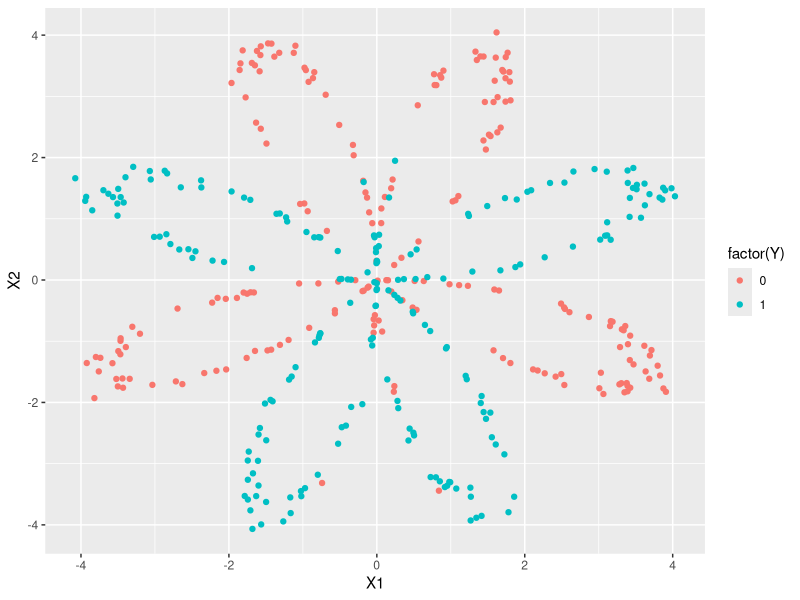
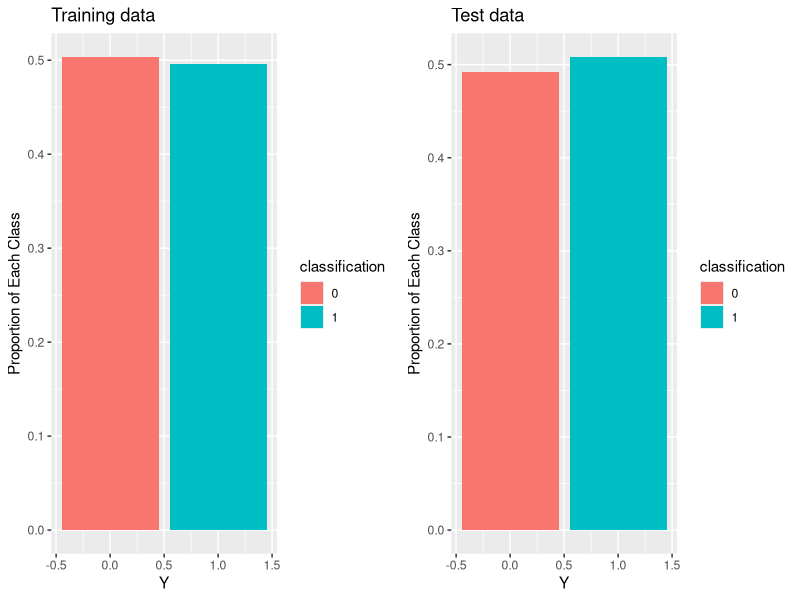
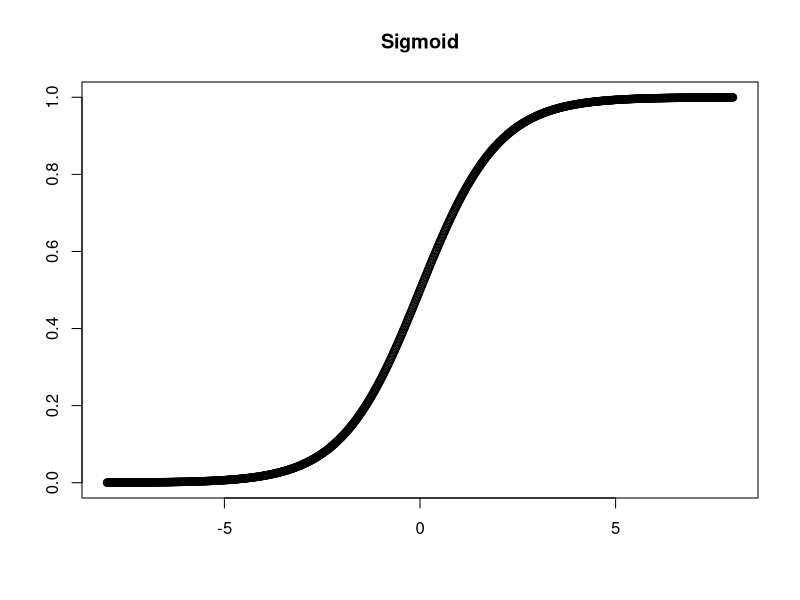
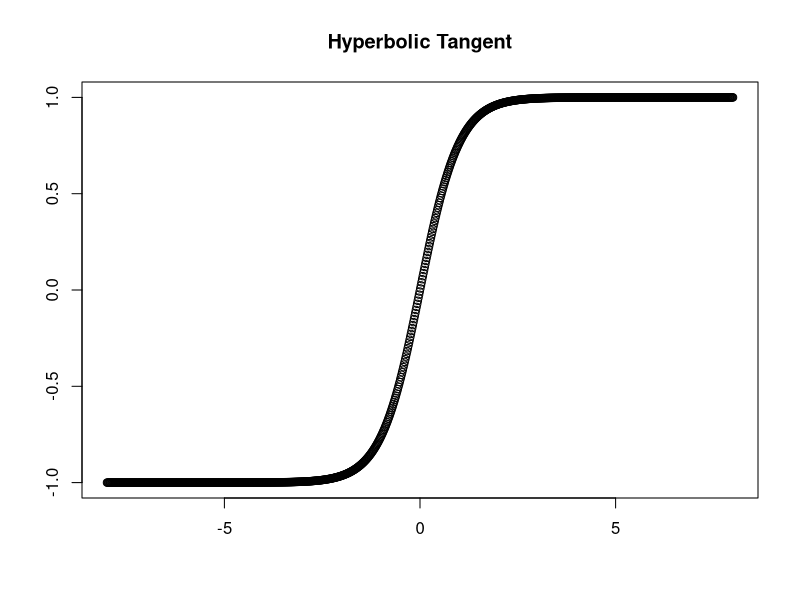
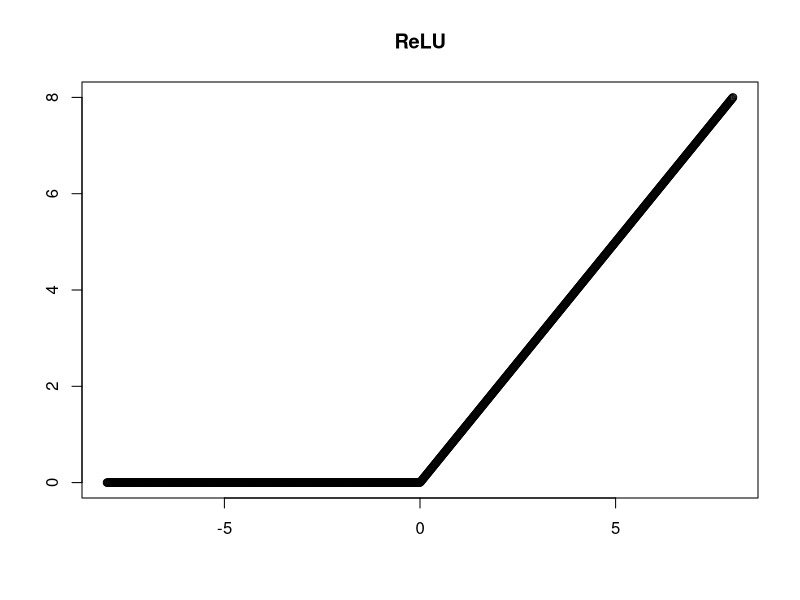
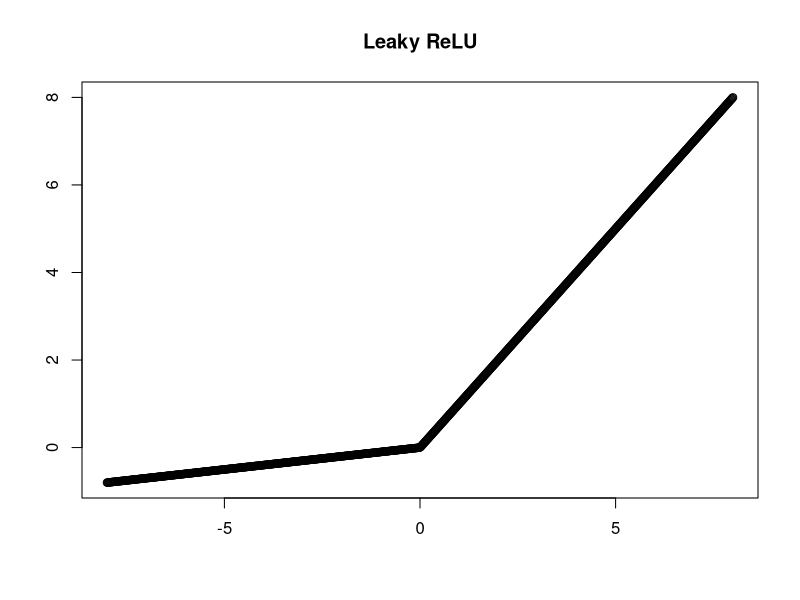

Recreate these plots in R, in order.
## ---- chunk 1
knitr::opts_chunk$set(echo = TRUE, fig.path = 'BabyNeuralNet_files/')
library(tidyverse)
library(gridExtra)
## ---- chunk 2
planar_dataset <- function(){   #code to manually replicate the planar data set (run lines 6-34 together)
  set.seed(1)
  m <- 400
  N <- m/2
  D <- 2
  X <- matrix(0, nrow = m, ncol = D)
  Y <- matrix(0, nrow = m, ncol = 1)
  a <- 4
  
  for(j in 0:1){
    ix <- seq((N*j)+1, N*(j+1))
    t <- seq(j*3.12,(j+1)*3.12,length.out = N) + rnorm(N, sd = 0.2)
    r <- a*sin(4*t) + rnorm(N, sd = 0.2)
    X[ix,1] <- r*sin(t)
    X[ix,2] <- r*cos(t)
    Y[ix,] <- j
  }
  
  d <- as.data.frame(cbind(X, Y))
  names(d) <- c('X1','X2','Y')
  d
}


df <- planar_dataset()


ggplot(df, aes(x = X1, y = X2, color = factor(Y))) +
  geom_point()
## ---- chunk 3
set.seed(69)

df <- df[sample(nrow(df)), ]  #shuffle the data
head(df)

train_test_split <- 0.7 * nrow(df)  #70% of data into our train set and the remaining 30% in our test set

train <- df[1:train_test_split,]  #extracting first (shuffled) 70% of rows into a dataset
head(train)

test <- df[(train_test_split+1): nrow(df),] #extracting remaining (shuffled) 20% of rows into test datset
head(test)
## ---- chunk 4
#plots and numeric proportions of classes to assess for severe imbalance
#for train:
trainplot <- ggplot(train, aes(x = Y, fill = factor(Y))) +
  geom_bar(aes(y = (..count..)/sum(..count..)))

fortrain <- round(prop.table(table(train$Y)), 3) 

#for test:
testplot <- ggplot(test, aes(x = Y, fill = factor(Y))) +
  geom_bar(aes(y = (..count..)/sum(..count..)))

fortest <- round(prop.table(table(test$Y)), 3)

grid.arrange(trainplot + labs(title = "Training data", fill="classification", y = "Proportion of Each Class"), testplot  + labs(title = "Test data", fill="classification", y = "Proportion of Each Class"), ncol = 2)
## ---- chunk 5
#standardizing the data
##note that we are standardizing the input values, not the output (Y) values

train_x <- scale(train[, c(1:2)])   #standardize all rows in the second two columns (X1 and X2)
train_y <- train$Y
dim(train_y) <- c(length(train_y), 1) # add extra dimension to vector

test_x <- scale(test[, c(1:2)])
test_y <- test$Y
dim(test_y) <- c(length(test_y), 1) # add extra dimension to vector
## ---- chunk 6
#converting dataframes to matrices, and taking the transpose, for matrix multiplications
train_x <- as.matrix(train_x, byrow=TRUE)
train_x <- t(train_x)                     #transpose
train_y <- as.matrix(train_y, byrow=TRUE)
train_y <- t(train_y)

test_x <- as.matrix(test_x, byrow=TRUE)
test_x <- t(test_x)
test_y <- as.matrix(test_y, byrow=TRUE)
test_y <- t(test_y)


#shapes of matrices (to confirm with HTML reference page)
dim(train_x)
dim(train_y)
dim(test_x)
dim(test_y)
## ---- chunk 7
LayerSize <- function(x, y, hidden, train=TRUE) {
  n_x <- dim(x)[1]  #returns the value of 2 based on the dimensions (train_x is (2*280))
  n_h <- hidden     # number of neurons in the hidden layer
  n_y <- dim(y)[1]  #returns the value of 1 (train_y is (1*280))
  
  size <- list("Input layer size" = n_x,
               "Hidden layer size" = n_h,
               "Output layer size" = n_y)
  
  return(size)
}
layer_size <- LayerSize(train_x, train_y, hidden = 4)
layer_size #returns a list of each layers' sizes
## ---- chunk 8
initializeParameters <- function(X, layer_sizes){

  m <- dim(data.matrix(X))[1]
  
  n_x <- layer_sizes[[1]]
  n_h <- layer_sizes[[2]]
  n_y <- layer_sizes[[3]]
  
  W1 <- matrix(runif(n_h * n_x), nrow = n_h, ncol = n_x, byrow = TRUE) * 0.01
  b1 <- matrix(rep(0, n_h), nrow = n_h)
  W2 <- matrix(runif(n_y * n_h), nrow = n_y, ncol = n_h, byrow = TRUE) * 0.01
  b2 <- matrix(rep(0, n_y), nrow = n_y)
  
  params <- list("Initial weights layer 1 (W1)" = W1,
                 "Initial biases layer 1 (b1)" = b1, 
                 "Initial weights hidden layer (W2)" = W2,
                 "Initial biases hidden layer (b2)" = b2)
  
  return (params)
}

init_params <- initializeParameters(train_x, layer_size)
lapply(init_params, function(x) dim(x))
## ---- chunk 9
#creating and plotting the sigmoid function
sigmoid <- function(x){
  return(1 / (1 + exp(-x)))
}

relu <- function(x){
  ifelse (x<0,0,x) 
}

lrelu <- function(x){
  ifelse (x<0,0.1*x,x) 
}

f <- seq(-8,8, length=1000)

plot(f,sigmoid(f), main="Sigmoid", xlab = " ", ylab = " ")
plot(f,tanh(f), main="Hyperbolic Tangent", xlab = " ", ylab = " ")
plot(f,relu(f), main="ReLU", xlab = " ", ylab = " ")
plot(f,lrelu(f), main="Leaky ReLU", xlab = " ", ylab = " ")
## ---- chunk 10
forward <- function(X, params, layer_sizes){
#function of the input matrix (X), the list of parameters, and the list of layer sizes
  
  m <- dim(X)[2]  #second dimension of shape x (280)
  n_h <- layer_sizes[[2]]
  n_y <- layer_sizes[[3]]
  
  W1 <- params[[1]]
  b1 <- params[[2]]
  W2 <- params[[3]]
  b2 <- params[[4]]
  
  b1_new <- matrix(rep(b1, m), nrow = n_h)  #repeat b1 to be able to add the bias to each component of the matrix                                               multiplication step (weight*input)
  b2_new <- matrix(rep(b2, m), nrow = n_y)  #repeat b1 to be able to add the bias to each component of the matrix                                               multiplication step (weight*hidden)
  
  Z1 <- W1 %*% X + b1_new  #(input to hidden) matrix multiplication of weight and input matrix
  A1 <- sigmoid(Z1) #activation function for the previous line
  Z2 <- W2 %*% A1 + b2_new #(hidden to output) matrix multiplication of weights and hidden layer matrix
  A2 <- sigmoid(Z2) #activation function for the previous line

  
  cache <- list("Z1" = Z1,
                "A1" = A1, 
                "Z2" = Z2,
                "A2" = A2)
  
  return (cache)
}

#matrix multiplications explained:
# W1 %*% X dimensions: (4,2)*(2,320) = (4,320)
# W2 %*% A1 dimensions: (1,4)*(4,320) = (1,320)
#biases are repeated so to be added to each component of the respective matrix

fwd_prop <- forward(train_x, init_params, layer_size)
lapply(fwd_prop, function(x) dim(x))
## ---- chunk 11
costComp <- function(X, y, cache) {
  m <- dim(X)[2]
  A2 <- cache[[4]]  #y-hat
  logprobs <- (log(A2) * y) + (log(1-A2) * (1-y))
  cost <- -sum(logprobs/m)
  return (cost)
}
cost <- costComp(train_x, train_y, fwd_prop)
cost
## ---- chunk 12
dxsigmoid <- function(x) {
  (1/(1+exp(-x))) * (1 - (1/(1+exp(-x))))
}

#not correct derivative below; used for testing stuff
#dxsigmoid <- function(x) {
#  x * (1.0 - x)
#}
####

backp <- function(x, y, cache, params,layer_sizes){

  A2 <- cache[[4]]
  A1 <- cache[[2]]
  Z2 <- cache[[3]]
  W2 <- params[[3]]
  Z1 <- cache[[1]]
  
    m <- dim(x)[2]
  
  n_x <- layer_sizes[[1]]
  n_h <- layer_sizes[[2]]
  n_y <- layer_sizes[[3]]
  
  dW2 <- A1 %*% t(dxsigmoid(Z2) * 2*(A2-y)) #CRUCIAL INFO - look at matrix multipliers
  
  dW1 <- t(W2) %*% (dxsigmoid(Z2) * 2*(A2-y))
  dW1 <- dW1*dxsigmoid(Z1)
  dW1 <- dW1 %*% t(x)
  
  dB2 <- matrix(dxsigmoid(Z2) %*% t(2*(A2-y)), nrow = n_y)
#  dB2 <- matrix(rep(dB2, m), nrow = n_y) 
  
  dB1 <- matrix((W2 %*% dxsigmoid(Z1) %*% t(dxsigmoid(Z2) * 2*(A2-y))) , ncol = n_h)
#  dB1 <- matrix(rep(dB1, m), nrow = n_h)
  
    gradient <- list("dW1" = dW1,
                     "dW2" = dW2,
                     "dB1" = dB1,
                     "dB2" = dB2)
  
  return(gradient)
    
}

back <- backp(train_x, train_y, fwd_prop, init_params,layer_size)
back
## ---- chunk 13
write_matex <- function(x) {
  begin <- "$$\\begin{bmatrix}"
  end <- "\\end{bmatrix}$$"
  X <-
    apply(x, 1, function(x) {
      paste(
        paste(x, collapse = "&"),
        "\\\\"
      )
    })
  writeLines(c(begin, X, end))
}

aa <- write_matex(back[[1]])
bb <- write_matex(back[[2]])
cc <- write_matex(back[[3]])
dd <- write_matex(back[[4]])
## ---- chunk 14
updateParameters <- function(gradient, params, stepsize){
  
  W1 <- params[[1]]
  b1 <- params[[2]]
  W2 <- params[[3]]
  b2 <- params[[4]]
  
  dW1 <- gradient[[1]]
  db1 <- gradient[[2]]
  dW2 <- gradient[[3]]
  db2 <- gradient[[4]]
  
  W1 <- W1 - stepsize * dW1
  b1 <- b1 - stepsize * db1
  W2 <- W2 - stepsize * dW2
  b2 <- b2 - stepsize * db2
  
  updated_params <- list("W1" = W1,
                         "b1" = b1,
                         "W2" = W2,
                         "b2" = b2)
  
  return (updated_params)
}

update_params <- updateParameters(back, init_params, stepsize = 0.01)
#lapply(update_params, function(x) dim(x))
## ---- chunk 15
write_matex(init_params[[1]])
## ---- chunk 16
write_matex(update_params[[1]])
## ---- chunk 17
(init_params[[1]] - update_params[[1]])*100
back[[1]]
